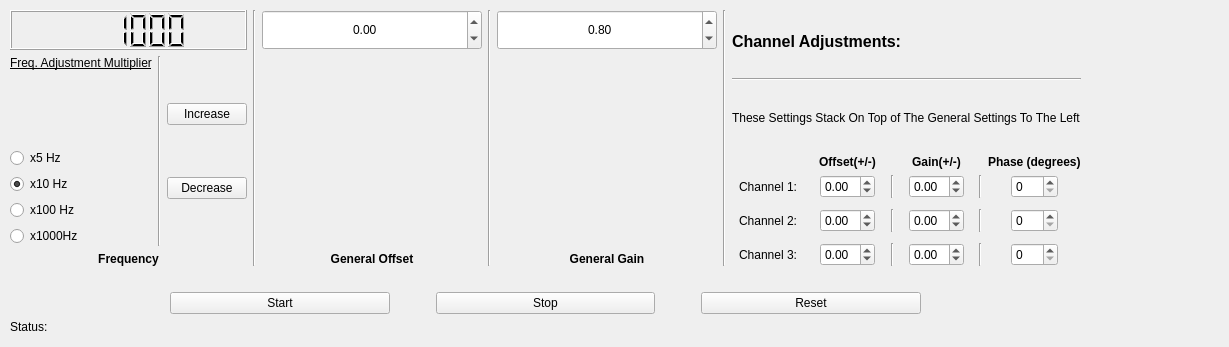
<?xml version="1.0" encoding="UTF-8"?>
<ui version="4.0">
 <class>Form</class>
 <widget class="QWidget" name="Form">
  <property name="enabled">
   <bool>true</bool>
  </property>
  <property name="geometry">
   <rect>
    <x>0</x>
    <y>0</y>
    <width>1229</width>
    <height>347</height>
   </rect>
  </property>
  <property name="sizePolicy">
   <sizepolicy hsizetype="Preferred" vsizetype="Preferred">
    <horstretch>0</horstretch>
    <verstretch>0</verstretch>
   </sizepolicy>
  </property>
  <property name="windowTitle">
   <string>3 Phase Function Generator</string>
  </property>
  <widget class="QWidget" name="verticalLayoutWidget_4">
   <property name="geometry">
    <rect>
     <x>10</x>
     <y>10</y>
     <width>1071</width>
     <height>324</height>
    </rect>
   </property>
   <layout class="QVBoxLayout" name="verticalLayout_5">
    <item>
     <layout class="QGridLayout" name="gridLayout">
      <item row="0" column="4">
       <layout class="QVBoxLayout" name="verticalLayout_3">
        <item>
         <widget class="QDoubleSpinBox" name="GainInput">
          <property name="minimumSize">
           <size>
            <width>100</width>
            <height>40</height>
           </size>
          </property>
          <property name="toolTip">
           <string>&lt;html&gt;&lt;head/&gt;&lt;body&gt;&lt;p&gt;Adjust Gain Of All Channels&lt;/p&gt;&lt;/body&gt;&lt;/html&gt;</string>
          </property>
          <property name="alignment">
           <set>Qt::AlignCenter</set>
          </property>
          <property name="decimals">
           <number>2</number>
          </property>
          <property name="maximum">
           <double>1.000000000000000</double>
          </property>
          <property name="singleStep">
           <double>0.010000000000000</double>
          </property>
          <property name="value">
           <double>0.800000000000000</double>
          </property>
         </widget>
        </item>
        <item>
         <widget class="QLabel" name="label_2">
          <property name="font">
           <font>
            <weight>75</weight>
            <bold>true</bold>
           </font>
          </property>
          <property name="text">
           <string>General Gain</string>
          </property>
          <property name="scaledContents">
           <bool>false</bool>
          </property>
          <property name="alignment">
           <set>Qt::AlignBottom|Qt::AlignHCenter</set>
          </property>
         </widget>
        </item>
       </layout>
      </item>
      <item row="0" column="2">
       <layout class="QVBoxLayout" name="verticalLayout_4">
        <item>
         <widget class="QDoubleSpinBox" name="OffsetInput">
          <property name="minimumSize">
           <size>
            <width>100</width>
            <height>40</height>
           </size>
          </property>
          <property name="toolTip">
           <string>&lt;html&gt;&lt;head/&gt;&lt;body&gt;&lt;p&gt;Adjust Offset Of All Channels&lt;/p&gt;&lt;/body&gt;&lt;/html&gt;</string>
          </property>
          <property name="alignment">
           <set>Qt::AlignCenter</set>
          </property>
          <property name="decimals">
           <number>2</number>
          </property>
          <property name="minimum">
           <double>-1.000000000000000</double>
          </property>
          <property name="maximum">
           <double>1.000000000000000</double>
          </property>
          <property name="singleStep">
           <double>0.010000000000000</double>
          </property>
         </widget>
        </item>
        <item>
         <widget class="QLabel" name="label_3">
          <property name="font">
           <font>
            <weight>75</weight>
            <bold>true</bold>
           </font>
          </property>
          <property name="text">
           <string>General Offset</string>
          </property>
          <property name="scaledContents">
           <bool>false</bool>
          </property>
          <property name="alignment">
           <set>Qt::AlignBottom|Qt::AlignHCenter</set>
          </property>
         </widget>
        </item>
       </layout>
      </item>
      <item row="0" column="0">
       <layout class="QVBoxLayout" name="verticalLayout_2">
        <item>
         <widget class="QLCDNumber" name="FreqLCD">
          <property name="minimumSize">
           <size>
            <width>100</width>
            <height>40</height>
           </size>
          </property>
          <property name="smallDecimalPoint">
           <bool>false</bool>
          </property>
          <property name="numDigits">
           <number>6</number>
          </property>
          <property name="segmentStyle">
           <enum>QLCDNumber::Filled</enum>
          </property>
          <property name="value" stdset="0">
           <double>1000.000000000000000</double>
          </property>
          <property name="intValue" stdset="0">
           <number>1000</number>
          </property>
         </widget>
        </item>
        <item>
         <layout class="QGridLayout" name="gridLayout_3">
          <item row="0" column="2">
           <layout class="QVBoxLayout" name="verticalLayout_6">
            <item>
             <spacer name="verticalSpacer_6">
              <property name="orientation">
               <enum>Qt::Vertical</enum>
              </property>
              <property name="sizeHint" stdset="0">
               <size>
                <width>20</width>
                <height>40</height>
               </size>
              </property>
             </spacer>
            </item>
            <item>
             <widget class="QPushButton" name="Increase_Freq_Btn">
              <property name="toolTip">
               <string>&lt;html&gt;&lt;head/&gt;&lt;body&gt;&lt;p&gt;Increase Signal Frequency&lt;/p&gt;&lt;/body&gt;&lt;/html&gt;</string>
              </property>
              <property name="text">
               <string>Increase</string>
              </property>
             </widget>
            </item>
            <item>
             <spacer name="verticalSpacer_5">
              <property name="orientation">
               <enum>Qt::Vertical</enum>
              </property>
              <property name="sizeHint" stdset="0">
               <size>
                <width>20</width>
                <height>40</height>
               </size>
              </property>
             </spacer>
            </item>
            <item>
             <widget class="QPushButton" name="Decrease_Freq_Btn">
              <property name="toolTip">
               <string>&lt;html&gt;&lt;head/&gt;&lt;body&gt;&lt;p&gt;Decrease Signal Freqency&lt;/p&gt;&lt;/body&gt;&lt;/html&gt;</string>
              </property>
              <property name="text">
               <string>Decrease</string>
              </property>
             </widget>
            </item>
            <item>
             <spacer name="verticalSpacer_4">
              <property name="orientation">
               <enum>Qt::Vertical</enum>
              </property>
              <property name="sizeHint" stdset="0">
               <size>
                <width>20</width>
                <height>40</height>
               </size>
              </property>
             </spacer>
            </item>
           </layout>
          </item>
          <item row="0" column="0">
           <layout class="QVBoxLayout" name="verticalLayout_7">
            <item alignment="Qt::AlignTop">
             <widget class="QLabel" name="label_10">
              <property name="font">
               <font>
                <weight>50</weight>
                <bold>false</bold>
                <underline>true</underline>
               </font>
              </property>
              <property name="text">
               <string>Freq. Adjustment Multiplier</string>
              </property>
             </widget>
            </item>
            <item>
             <widget class="QRadioButton" name="FreqMult5">
              <property name="text">
               <string>x5 Hz</string>
              </property>
             </widget>
            </item>
            <item>
             <widget class="QRadioButton" name="FreqMult10">
              <property name="text">
               <string>x10 Hz</string>
              </property>
              <property name="checked">
               <bool>true</bool>
              </property>
             </widget>
            </item>
            <item>
             <widget class="QRadioButton" name="FreqMult100">
              <property name="text">
               <string>x100 Hz</string>
              </property>
             </widget>
            </item>
            <item>
             <widget class="QRadioButton" name="FreqMult1000">
              <property name="text">
               <string>x1000Hz</string>
              </property>
             </widget>
            </item>
           </layout>
          </item>
          <item row="0" column="1">
           <widget class="Line" name="line_5">
            <property name="orientation">
             <enum>Qt::Vertical</enum>
            </property>
           </widget>
          </item>
         </layout>
        </item>
        <item>
         <widget class="QLabel" name="label">
          <property name="font">
           <font>
            <weight>75</weight>
            <bold>true</bold>
           </font>
          </property>
          <property name="text">
           <string>Frequency</string>
          </property>
          <property name="scaledContents">
           <bool>false</bool>
          </property>
          <property name="alignment">
           <set>Qt::AlignBottom|Qt::AlignHCenter</set>
          </property>
         </widget>
        </item>
       </layout>
      </item>
      <item row="0" column="3">
       <widget class="Line" name="line_2">
        <property name="orientation">
         <enum>Qt::Vertical</enum>
        </property>
       </widget>
      </item>
      <item row="0" column="1">
       <widget class="Line" name="line">
        <property name="orientation">
         <enum>Qt::Vertical</enum>
        </property>
       </widget>
      </item>
      <item row="0" column="5">
       <widget class="Line" name="line_3">
        <property name="orientation">
         <enum>Qt::Vertical</enum>
        </property>
       </widget>
      </item>
      <item row="0" column="6">
       <layout class="QVBoxLayout" name="verticalLayout">
        <item>
         <widget class="QLabel" name="label_8">
          <property name="font">
           <font>
            <pointsize>12</pointsize>
            <weight>75</weight>
            <bold>true</bold>
            <underline>false</underline>
           </font>
          </property>
          <property name="text">
           <string>Channel Adjustments:</string>
          </property>
         </widget>
        </item>
        <item>
         <widget class="Line" name="line_4">
          <property name="orientation">
           <enum>Qt::Horizontal</enum>
          </property>
         </widget>
        </item>
        <item>
         <widget class="QLabel" name="label_11">
          <property name="text">
           <string>These Settings Stack On Top of The General Settings To The Left</string>
          </property>
         </widget>
        </item>
        <item>
         <layout class="QGridLayout" name="gridLayout_2">
          <item row="5" column="5" alignment="Qt::AlignHCenter">
           <widget class="QSpinBox" name="Channel3_phase">
            <property name="prefix">
             <string/>
            </property>
            <property name="maximum">
             <number>360</number>
            </property>
            <property name="singleStep">
             <number>10</number>
            </property>
           </widget>
          </item>
          <item row="1" column="5" alignment="Qt::AlignHCenter">
           <widget class="QSpinBox" name="Channel1_phase">
            <property name="maximum">
             <number>360</number>
            </property>
            <property name="singleStep">
             <number>10</number>
            </property>
           </widget>
          </item>
          <item row="3" column="1" alignment="Qt::AlignHCenter">
           <widget class="QDoubleSpinBox" name="Channel2_offset">
            <property name="minimum">
             <double>-1.000000000000000</double>
            </property>
            <property name="maximum">
             <double>1.000000000000000</double>
            </property>
            <property name="singleStep">
             <double>0.010000000000000</double>
            </property>
           </widget>
          </item>
          <item row="5" column="3" alignment="Qt::AlignHCenter">
           <widget class="QDoubleSpinBox" name="Channel3_gain">
            <property name="minimum">
             <double>-1.000000000000000</double>
            </property>
            <property name="maximum">
             <double>1.000000000000000</double>
            </property>
            <property name="singleStep">
             <double>0.010000000000000</double>
            </property>
            <property name="value">
             <double>0.000000000000000</double>
            </property>
           </widget>
          </item>
          <item row="1" column="2">
           <widget class="Line" name="line_9">
            <property name="orientation">
             <enum>Qt::Vertical</enum>
            </property>
           </widget>
          </item>
          <item row="0" column="1" alignment="Qt::AlignHCenter">
           <widget class="QLabel" name="label_4">
            <property name="font">
             <font>
              <weight>75</weight>
              <bold>true</bold>
              <underline>false</underline>
             </font>
            </property>
            <property name="text">
             <string>Offset(+/-)</string>
            </property>
            <property name="alignment">
             <set>Qt::AlignHCenter|Qt::AlignTop</set>
            </property>
           </widget>
          </item>
          <item row="1" column="3" alignment="Qt::AlignHCenter">
           <widget class="QDoubleSpinBox" name="Channel1_gain">
            <property name="minimum">
             <double>-1.000000000000000</double>
            </property>
            <property name="maximum">
             <double>1.000000000000000</double>
            </property>
            <property name="singleStep">
             <double>0.010000000000000</double>
            </property>
            <property name="value">
             <double>0.000000000000000</double>
            </property>
           </widget>
          </item>
          <item row="3" column="3" alignment="Qt::AlignHCenter">
           <widget class="QDoubleSpinBox" name="Channel2_gain">
            <property name="minimum">
             <double>-1.000000000000000</double>
            </property>
            <property name="maximum">
             <double>1.000000000000000</double>
            </property>
            <property name="singleStep">
             <double>0.010000000000000</double>
            </property>
            <property name="value">
             <double>0.000000000000000</double>
            </property>
           </widget>
          </item>
          <item row="5" column="0" alignment="Qt::AlignHCenter">
           <widget class="QLabel" name="label_7">
            <property name="font">
             <font>
              <weight>50</weight>
              <bold>false</bold>
             </font>
            </property>
            <property name="text">
             <string>Channel 3:</string>
            </property>
           </widget>
          </item>
          <item row="3" column="0" alignment="Qt::AlignHCenter">
           <widget class="QLabel" name="label_6">
            <property name="font">
             <font>
              <weight>50</weight>
              <bold>false</bold>
             </font>
            </property>
            <property name="text">
             <string>Channel 2:</string>
            </property>
           </widget>
          </item>
          <item row="0" column="3" alignment="Qt::AlignHCenter">
           <widget class="QLabel" name="label_9">
            <property name="font">
             <font>
              <weight>75</weight>
              <bold>true</bold>
              <underline>false</underline>
             </font>
            </property>
            <property name="text">
             <string>Gain(+/-)</string>
            </property>
           </widget>
          </item>
          <item row="1" column="0" alignment="Qt::AlignHCenter">
           <widget class="QLabel" name="label_5">
            <property name="font">
             <font>
              <weight>50</weight>
              <bold>false</bold>
             </font>
            </property>
            <property name="text">
             <string>Channel 1:</string>
            </property>
           </widget>
          </item>
          <item row="3" column="2">
           <widget class="Line" name="line_8">
            <property name="orientation">
             <enum>Qt::Vertical</enum>
            </property>
           </widget>
          </item>
          <item row="2" column="0">
           <spacer name="verticalSpacer_3">
            <property name="orientation">
             <enum>Qt::Vertical</enum>
            </property>
            <property name="sizeType">
             <enum>QSizePolicy::Fixed</enum>
            </property>
            <property name="sizeHint" stdset="0">
             <size>
              <width>20</width>
              <height>5</height>
             </size>
            </property>
           </spacer>
          </item>
          <item row="4" column="0">
           <spacer name="verticalSpacer_2">
            <property name="orientation">
             <enum>Qt::Vertical</enum>
            </property>
            <property name="sizeType">
             <enum>QSizePolicy::Fixed</enum>
            </property>
            <property name="sizeHint" stdset="0">
             <size>
              <width>20</width>
              <height>5</height>
             </size>
            </property>
           </spacer>
          </item>
          <item row="5" column="2">
           <widget class="Line" name="line_7">
            <property name="orientation">
             <enum>Qt::Vertical</enum>
            </property>
           </widget>
          </item>
          <item row="5" column="1" alignment="Qt::AlignHCenter">
           <widget class="QDoubleSpinBox" name="Channel3_offset">
            <property name="minimum">
             <double>-1.000000000000000</double>
            </property>
            <property name="maximum">
             <double>1.000000000000000</double>
            </property>
            <property name="singleStep">
             <double>0.010000000000000</double>
            </property>
           </widget>
          </item>
          <item row="1" column="1" alignment="Qt::AlignHCenter">
           <widget class="QDoubleSpinBox" name="Channel1_offset">
            <property name="minimum">
             <double>-1.000000000000000</double>
            </property>
            <property name="maximum">
             <double>1.000000000000000</double>
            </property>
            <property name="singleStep">
             <double>0.010000000000000</double>
            </property>
           </widget>
          </item>
          <item row="3" column="5" alignment="Qt::AlignHCenter">
           <widget class="QSpinBox" name="Channel2_phase">
            <property name="maximum">
             <number>360</number>
            </property>
            <property name="singleStep">
             <number>10</number>
            </property>
           </widget>
          </item>
          <item row="0" column="5" alignment="Qt::AlignHCenter">
           <widget class="QLabel" name="label_12">
            <property name="font">
             <font>
              <weight>75</weight>
              <bold>true</bold>
             </font>
            </property>
            <property name="text">
             <string>Phase (degrees)</string>
            </property>
           </widget>
          </item>
          <item row="1" column="4">
           <widget class="Line" name="line_6">
            <property name="orientation">
             <enum>Qt::Vertical</enum>
            </property>
           </widget>
          </item>
          <item row="3" column="4">
           <widget class="Line" name="line_10">
            <property name="orientation">
             <enum>Qt::Vertical</enum>
            </property>
           </widget>
          </item>
          <item row="5" column="4">
           <widget class="Line" name="line_11">
            <property name="orientation">
             <enum>Qt::Vertical</enum>
            </property>
           </widget>
          </item>
         </layout>
        </item>
       </layout>
      </item>
     </layout>
    </item>
    <item>
     <spacer name="verticalSpacer">
      <property name="orientation">
       <enum>Qt::Vertical</enum>
      </property>
      <property name="sizeType">
       <enum>QSizePolicy::Fixed</enum>
      </property>
      <property name="sizeHint" stdset="0">
       <size>
        <width>20</width>
        <height>20</height>
       </size>
      </property>
     </spacer>
    </item>
    <item>
     <layout class="QHBoxLayout" name="horizontalLayout">
      <item>
       <spacer name="horizontalSpacer_2">
        <property name="orientation">
         <enum>Qt::Horizontal</enum>
        </property>
        <property name="sizeType">
         <enum>QSizePolicy::Fixed</enum>
        </property>
        <property name="sizeHint" stdset="0">
         <size>
          <width>160</width>
          <height>20</height>
         </size>
        </property>
       </spacer>
      </item>
      <item>
       <widget class="QPushButton" name="Startbtn">
        <property name="toolTip">
         <string>&lt;html&gt;&lt;head/&gt;&lt;body&gt;&lt;p&gt;Enable Signal Generators&lt;/p&gt;&lt;/body&gt;&lt;/html&gt;</string>
        </property>
        <property name="text">
         <string>Start</string>
        </property>
       </widget>
      </item>
      <item>
       <spacer name="horizontalSpacer">
        <property name="orientation">
         <enum>Qt::Horizontal</enum>
        </property>
        <property name="sizeType">
         <enum>QSizePolicy::Fixed</enum>
        </property>
        <property name="sizeHint" stdset="0">
         <size>
          <width>40</width>
          <height>20</height>
         </size>
        </property>
       </spacer>
      </item>
      <item>
       <widget class="QPushButton" name="Stopbtn">
        <property name="toolTip">
         <string>&lt;html&gt;&lt;head/&gt;&lt;body&gt;&lt;p&gt;Disable Signal Generators&lt;/p&gt;&lt;/body&gt;&lt;/html&gt;</string>
        </property>
        <property name="text">
         <string>Stop</string>
        </property>
       </widget>
      </item>
      <item>
       <spacer name="horizontalSpacer_4">
        <property name="orientation">
         <enum>Qt::Horizontal</enum>
        </property>
        <property name="sizeType">
         <enum>QSizePolicy::Fixed</enum>
        </property>
        <property name="sizeHint" stdset="0">
         <size>
          <width>40</width>
          <height>20</height>
         </size>
        </property>
       </spacer>
      </item>
      <item>
       <widget class="QPushButton" name="ResetBtn">
        <property name="toolTip">
         <string>&lt;html&gt;&lt;head/&gt;&lt;body&gt;&lt;p&gt;Reset To Default Settings&lt;/p&gt;&lt;/body&gt;&lt;/html&gt;</string>
        </property>
        <property name="text">
         <string>Reset</string>
        </property>
       </widget>
      </item>
      <item>
       <spacer name="horizontalSpacer_3">
        <property name="orientation">
         <enum>Qt::Horizontal</enum>
        </property>
        <property name="sizeType">
         <enum>QSizePolicy::Fixed</enum>
        </property>
        <property name="sizeHint" stdset="0">
         <size>
          <width>160</width>
          <height>20</height>
         </size>
        </property>
       </spacer>
      </item>
     </layout>
    </item>
    <item>
     <widget class="QLabel" name="ErrorLbl">
      <property name="text">
       <string>Status:</string>
      </property>
     </widget>
    </item>
   </layout>
  </widget>
 </widget>
 <resources/>
 <connections/>
</ui>
